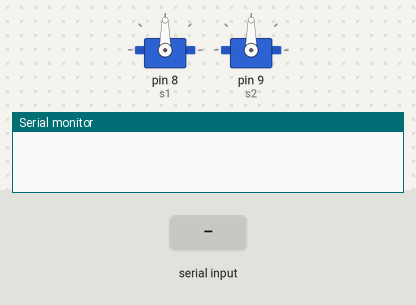
A sketch run on a simulated Arduino Uno, built with avr-gcc and run on an emulated ATmega328P. On the bench: 2 × servo, the last lines printed to the serial monitor. Inputs (shaded band) come from the test bench.

Above: at 1.2 s.
1.3 s: "90,45\n" received over Serial
At 2.5 s:
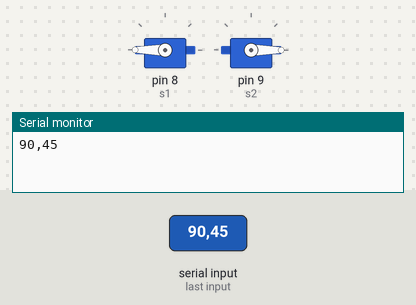
2.8 s: "1\n" received over Serial
4.3 s: "1,90,45\n" received over Serial
Timing chart, 0 to 7.3 s (numbered marks = the images above; inputs shaded):
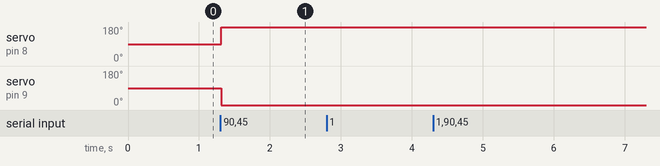

Measured:
- after the input at 1.3 s, servo on pin 8 (s1): 90° → 180° at once; servo on pin 9 (s2): 90° → 0° at once

The sketch:

ti.ino
```cpp
#include <Servo.h>
Servo s1;
Servo s2;
String str_rec="";

void setup() {
  // put your setup code here, to run once:
  s1.attach(8);
  s2.attach(9);
  s1.write(90);
  s2.write(90);
  Serial.begin(9600);
  while (!Serial) {
    ;
  }
}

void loop() {
  // put your main code here, to run repeatedly:
  while (Serial.available() > 0) {
    str_rec += char(Serial.read());
    delay(2);
  }
  if(str_rec.length()>0){
    Serial.println(str_rec);
    int cx=str_rec.substring(0,3).toInt();
    int cy = str_rec.substring(3,6).toInt();
    if(cx<200){
      s2.write(0);
    }
    if(cx>280){
      s2.write(180);
    }
    if(cy<200){
      s1.write(180);
    }
    if(cy>280){
      s1.write(0);
    }
    //motor_control(pw);
    //s1.write(pw);
    str_rec="";
  }
    delay(1);
}

void motor_control(int i){
  if(i==1){
    m_up();
  }
  if(i==2){
    m_down();
  }
  if(i==3){
    m_left();
  }
  if(i==4){
    m_right();
  }
  if(i==5){
    m_center();
  }
}

void m_up(){
  s1.write(0);
  s2.write(90);
}

void m_down(){
  s1.write(180);
  s2.write(90);
}

void m_left(){
  s1.write(90);
  s2.write(180);
}

void m_right(){
  s1.write(90);
  s2.write(0);
}

void m_center(){
  s1.write(90);
  s2.write(90);
}

void m_ru(){
  s1.write(0);
  s2.write(0);
}
```
